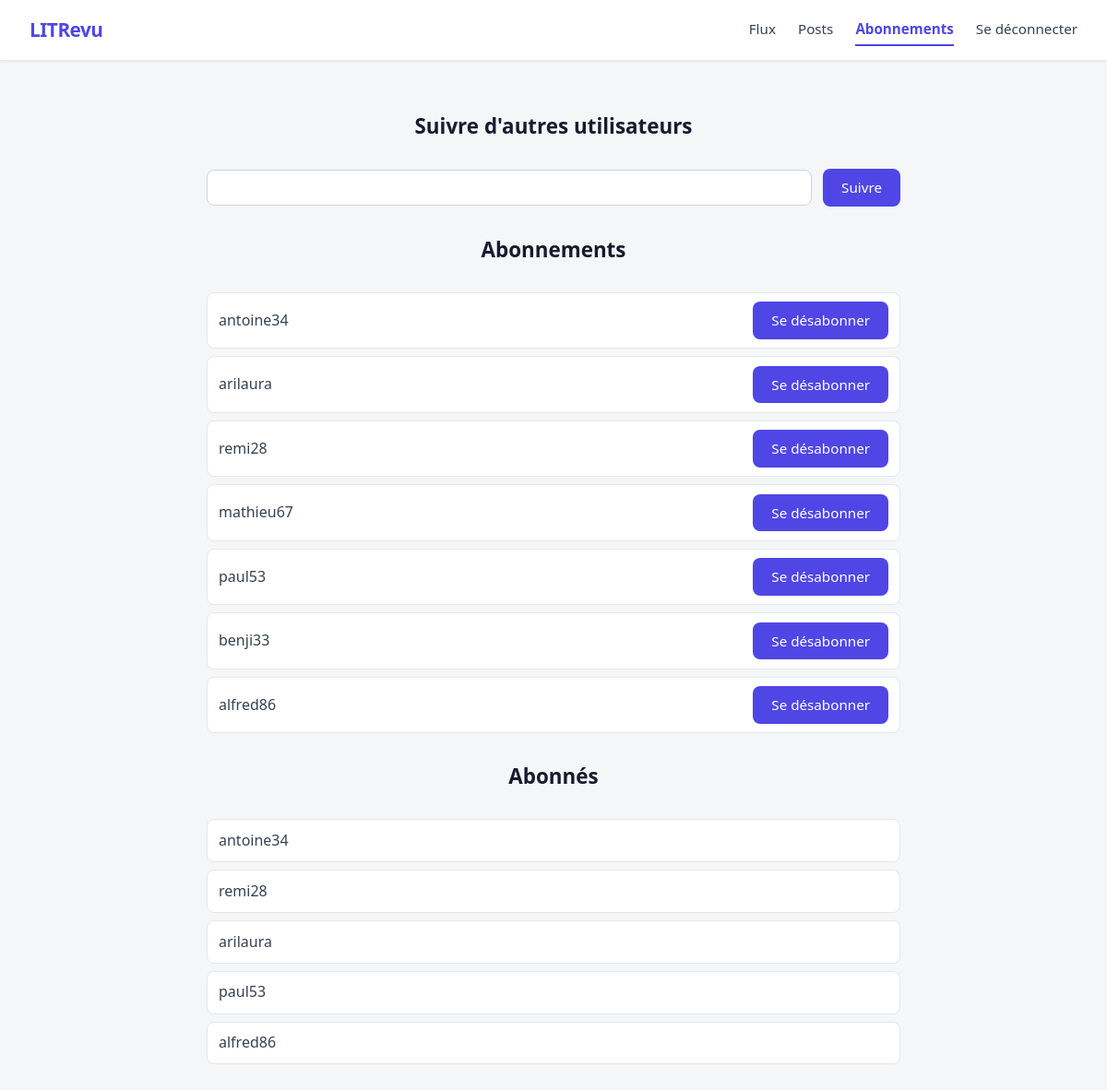
The app's page /flux/subscriptions/ (signed in), older data.
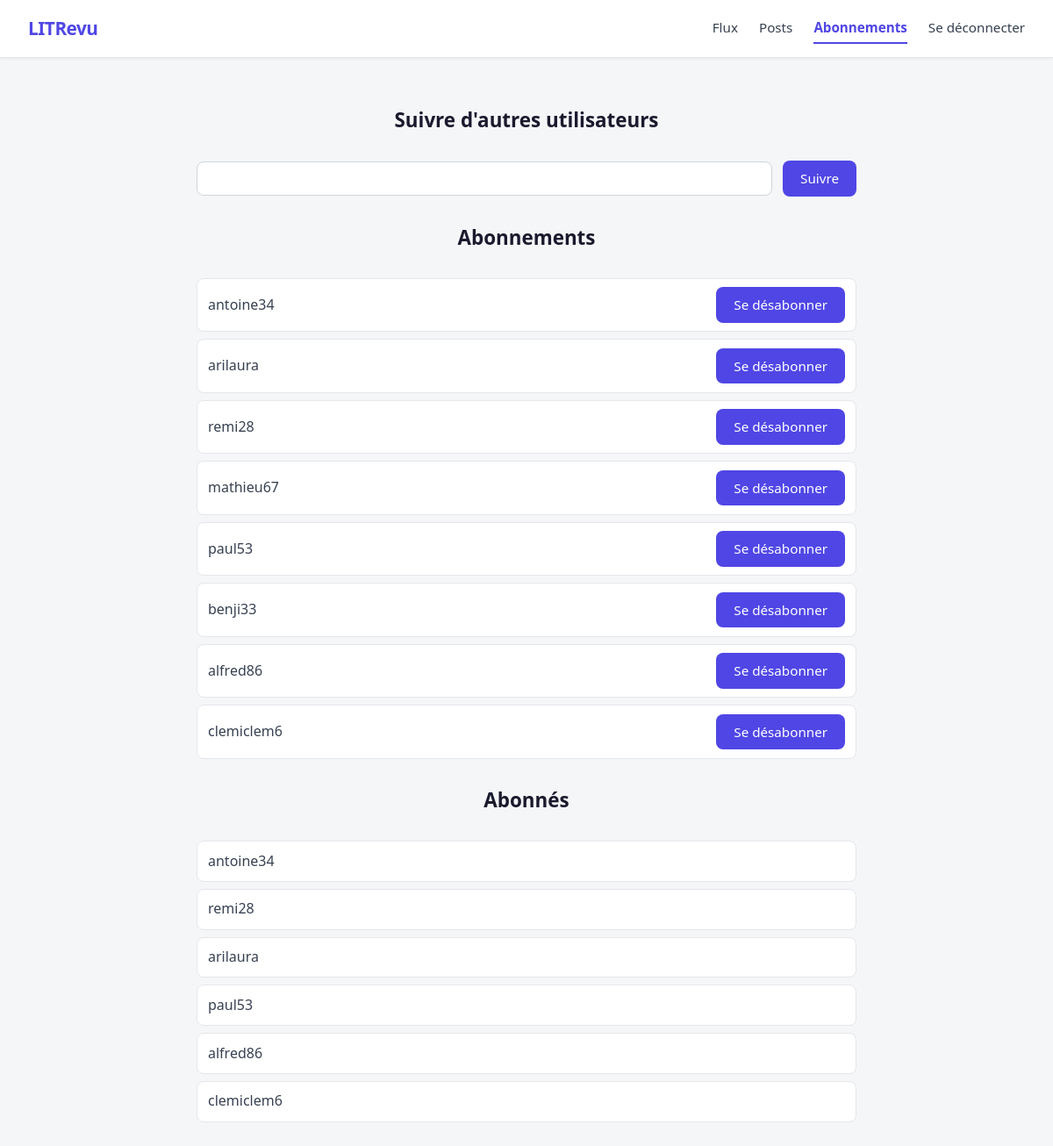
The same page, newer data.
### authentication/models.py (models this page shows)
class User(AbstractUser):
    pass

### flux/views.py (the view, shortened to what this page needs)
# urls.py: path('subscriptions/', views.SubscriptionsPage.as_view(), name='subscriptions'),
class SubscriptionsPage(LoginRequiredMixin, View):
    template_name = 'flux/subscriptions.html'
    form_class = forms.FollowUsersForm
    def get(self, request):
        form = self.form_class()
        users_followed = auth_models.User.objects.filter(
            followed_by__user=request.user)
        users_following = auth_models.User.objects.filter(
            follows__user_followed=request.user)
        context = {
            'form': form,
            'users_followed': users_followed,
            'users_following': users_following,
        }
        return render(request, self.template_name, context=context)

### flux/forms.py
class FollowUsersForm(forms.Form):
    user_to_follow = forms.CharField(label="Nom d'utilisateur", max_length=55)

### flux/templates/flux/subscriptions.html (shortened to what this page needs)
{% extends 'base.html' %}
{% block content %}
    <h2>Suivre d'autres utilisateurs</h2>
    <form method="post">
        <div class="input-row">
            {{ form.user_to_follow }}
            <button type="submit">Suivre</button>
        </div>
    </form>
    <h2>Abonnements</h2>
    <ul>
        {% for user_followed in users_followed %}
            <li class="subscription-item">
                <span>{{ user_followed.username }}</span>
                <form method="post" action="{% url 'flux:unsubscribe' user_followed.id %}">
                    <button type="submit">Se désabonner</button>
                </form>
            </li>
        {% endfor %}
    </ul>
    <h2>Abonnés</h2>
    <ul>
        {% for follower in users_following %}
            <li class="subscription-item">
                <span>{{ follower.username }}</span>
            </li>
        {% endfor %}
    </ul>
{% endblock %}

### templates/base.html (shortened to what this page needs)
{% load static %}
<!DOCTYPE html>
<html lang="fr">
    <head>
        <link rel="stylesheet" href="{% static 'styles.css' %}" />
    </head>
    <body>
        {% if user.is_authenticated %}
        <nav>
            <a href="{% url 'flux:home' %}" class="nav-brand">LITRevu</a>
            <div class="nav-links">
                <a href="{% url 'flux:home' %}" {% if request.resolver_match.url_name == 'home' %}class="active"{% endif %}>Flux</a>
                <a href="{% url 'flux:posts' %}" {% if request.resolver_match.url_name == 'posts' %}class="active"{% endif %}>Posts</a>
                <a href="{% url 'flux:subscriptions' %}" {% if request.resolver_match.url_name == 'subscriptions' %}class="active"{% endif %}>Abonnements</a>
                <a href="{% url 'authentication:logout' %}">Se déconnecter</a>
            </div>
        </nav>
        {% else %}
        <h1 class="brand-title">LITRevu</h1>
        {% endif %}
        <main>
            {% block content %}
            {% endblock %}
        </main>
    </body>
</html>

### static/styles.css (style rules this page uses)
*, *::before, *::after { box-sizing: border-box; margin: 0; padding: 0; }
body { font-family: 'Segoe UI', system-ui, sans-serif; font-size: 1rem; line-height: 1.6; background-color: #f4f6f8; color: #1a1a2e; min-height: 100vh; }
h1, h2, h3, h4 { font-weight: 600; line-height: 1.3; }
h2 { font-size: 1.4rem; margin-top: 2rem; margin-bottom: 2rem; text-align: center; }
a { color: #4f46e5; text-decoration: none; font-weight: 500; }
nav { display: flex; justify-content: space-between; align-items: center; padding: 0.75rem 2rem; background: #ffffff; border-bottom: 1px solid #e5e7eb; box-shadow: 0 1px 3px rgba(0,0,0,0.06); }
.nav-brand { font-size: 1.3rem; font-weight: 700; color: #4f46e5; text-decoration: none; letter-spacing: -0.5px; border-bottom: none !important; }
.nav-links { display: flex; gap: 1.5rem; align-items: center; }
nav a { color: #374151; font-weight: 500; font-size: 0.95rem; padding: 0.25rem 0; border-bottom: 2px solid transparent; transition: color 0.2s, border-color 0.2s; }
nav a.active { color: #4f46e5; border-bottom-color: #4f46e5; font-weight: 600; }
main { max-width: 800px; margin-left: auto; margin-right: auto; padding: 1.5rem; }
form { display: flex; flex-direction: column; gap: 0.75rem; margin-top: 1rem; }
input[type="text"], input[type="password"], input[type="email"], textarea, select { width: 100%; padding: 0.55rem 0.75rem; border: 1px solid #d1d5db; border-radius: 8px; font-size: 0.95rem; font-family: inherit; background: #ffffff; color: #1a1a2e; transition: border-color 0.2s, box-shadow 0.2s; }
button[type="submit"], .btn { align-self: flex-end; padding: 0.5rem 1.25rem; background: #4f46e5; color: #ffffff; border: none; border-radius: 8px; font-size: 0.95rem; font-family: inherit; font-weight: 500; cursor: pointer; transition: background 0.2s, box-shadow 0.2s; display: inline-block; text-decoration: none; box-sizing: border-box; line-height: 1.6; -webkit-appearance: none; appearance: none; }
ul { list-style: none; }
.subscription-item { display: flex; justify-content: space-between; align-items: center; padding: 0.6rem 0.75rem; color: #374151; border: 1px solid #e5e7eb; border-radius: 8px; margin-bottom: 0.5rem; background: #ffffff; }
.subscription-item form { margin: 0; }
.input-row { display: flex; gap: 0.75rem; align-items: center; }
.input-row input { flex: 1; }

Row changes from the older to the newer data that the page shows:
added User: username "clemiclem6"
